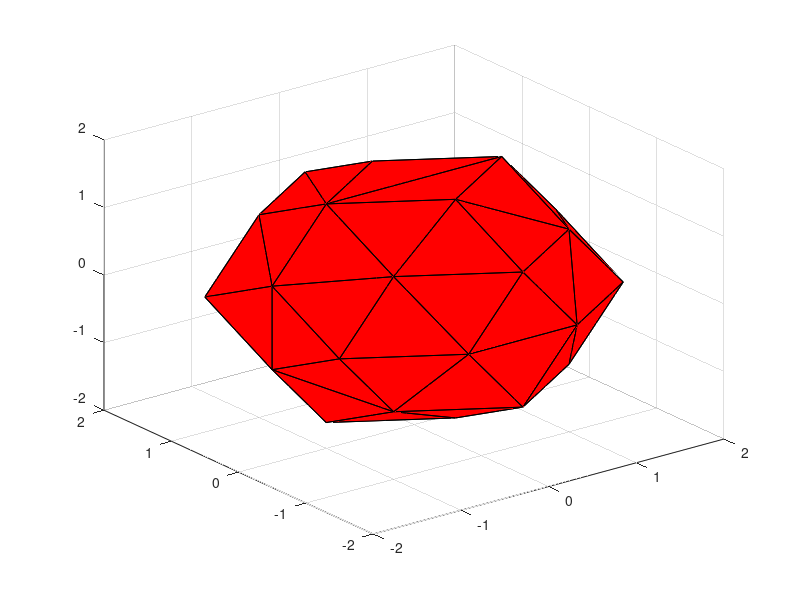

Write MATLAB code to recreate this figure. (Note: this script raises an error after producing the figure.)
function RhombicTriacontahedron
%Rhombic Triacontahedron
phi=(1+sqrt(5))/2;
vert1=[0 1 phi
    0 1 -phi
    0 -1 phi
    0 -1 -phi
    1 phi 0
    1 -phi 0
    -1 phi 0
    -1 -phi 0
    phi 0 1
    phi 0 -1
    -phi 0 1
    -phi 0 -1];

vert2=[1 1 1
    1 1 -1
    1 -1 1
    1 -1 -1
    -1 1 1
    -1 1 -1
    -1 -1 1
    -1 -1 -1
    0 1/phi phi
    0 1/phi -phi
    0 -1/phi phi
    0 -1/phi -phi
    1/phi phi 0
    1/phi -phi 0
    -1/phi phi 0
    -1/phi -phi 0
    phi 0 1/phi
    phi 0 -1/phi
    -phi 0 1/phi
    -phi 0 -1/phi];

face2=[1 13 2 18 17;
    1 9 5 15 13;
    13 15 6 10 2;
    2 10 12 4 18;
    18 17 3 14 4;
    1 9 11 3 17;
    5 9 11 7 19;
    15 5 19 20 6;
    6 20 8 12 10;
    20 19 7 16 8;
    8 12 4 14 16;
    11 7 16 14 3];

K = convhulln(vert1);
[vert1(:,1),vert1(:,2)]=transform2d(vert1(:,1),vert1(:,2),0,0,90*pi/180,0,0);
vert=[vert1;vert2];
K = convhulln(vert);
h=trisurf(K,vert(:,1),vert(:,2),vert(:,3),'facecolor','r');

for n=1:length(vert)
    placeText(vert(n,1),vert(n,2),vert(n,3),n);
end

axis equal
view(3)

function [xd,yd]=transform2d(x,y,tx,ty,phi,xr,yr)
%2d transformation without scaling
%[xd,yd]=transform2d(x,y,tx,ty,phi,xr,yr)
xd=x.*cos(phi)-y.*sin(phi)+xr.*(1-cos(phi))+yr.*sin(phi)+tx;
yd=x.*sin(phi)+y.*cos(phi)+yr.*(1-cos(phi))-xr.*sin(phi)+ty;
